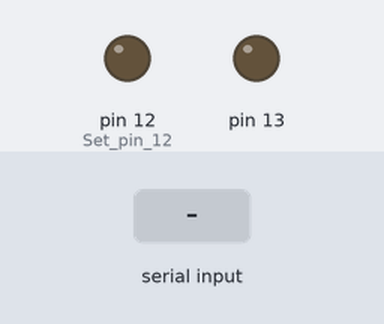
A sketch run on a simulated Arduino Uno, built with avr-gcc and run on an emulated ATmega328P. On the bench: output pins drawn as LEDs (lit = HIGH). The inputs (shaded band) are chosen by the test bench. What the sketch prints to the serial monitor is not drawn.

Above: at 1.2 s.
1.3 s: byte 30 received over Serial
At 1.76 s:
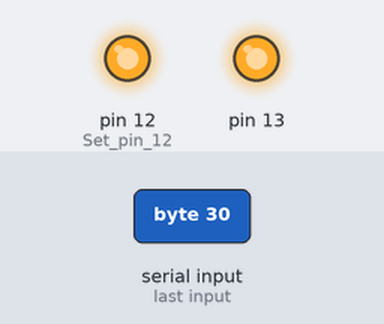
3.5 s: byte 90 received over Serial
At 3.73 s:
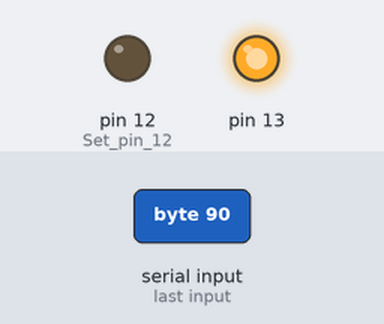
6.5 s: byte 120 received over Serial
At 8.1 s:
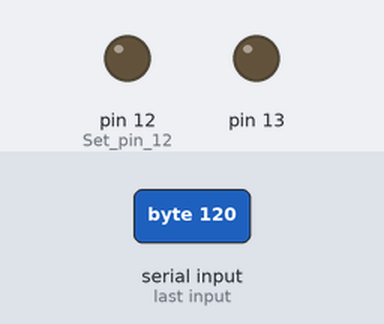
Timing chart, 0 to 9.6 s (numbered marks = the images above; inputs shaded):
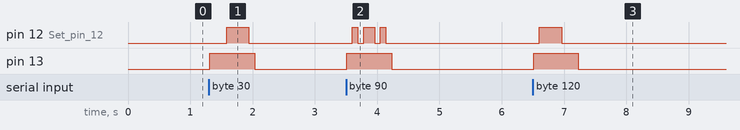

The sketch:

Transmitter.ino
```cpp
/********************************************
date:      "19.06.2023"
author:    "DmitrijP1402 & nico0123456"
filename:  "Transmitter.ino"
********************************************/

// max 53 characters possible --> 424 bits

void setup() {
  Serial.begin(9600); // Start the Serial Monitor

  pinMode(12, OUTPUT); // Set pin 12/13 as OUTPUT
  pinMode(13, OUTPUT);
}

byte startbit = 0; // Set start bit to 0

void loop() {
  if (Serial.available()) {
    char character = Serial.read(); // Read input text and store it in 'character'
    delay(10);
    startbit = 1;

    if (startbit == 1) {  // Send start bit
      digitalWrite(13, HIGH);
      startbit = 0;
    }

    Serial.println(character);

    for (int i = 7; i >= 0; i--) { // Convert character to bits and transmit them
      bool bit = bitRead(character, i);
      digitalWrite(12, bit);
      Serial.println(bit);
      delay(90);
    }
  } else {
    startbit = 0;
    digitalWrite(13, LOW); // Don't send start bit
  }
}
```

Measured:
- after the input at 1.3 s, pin 12 (Set_pin_12): LOW → HIGH after 0.28 s, → LOW 0.36 s later; pin 13: LOW → HIGH at once, → LOW 0.72 s later
- after the input at 3.5 s, pin 12 (Set_pin_12): goes HIGH 0.09 s, LOW 0.09 s, HIGH 0.18 s, LOW 0.09 s, HIGH 0.09 s, then LOW, starting after 0.10 s; pin 13: LOW → HIGH at once, → LOW 0.72 s later
- after the input at 6.5 s, pin 12 (Set_pin_12): LOW → HIGH after 0.10 s, → LOW 0.36 s later; pin 13: LOW → HIGH at once, → LOW 0.72 s later
